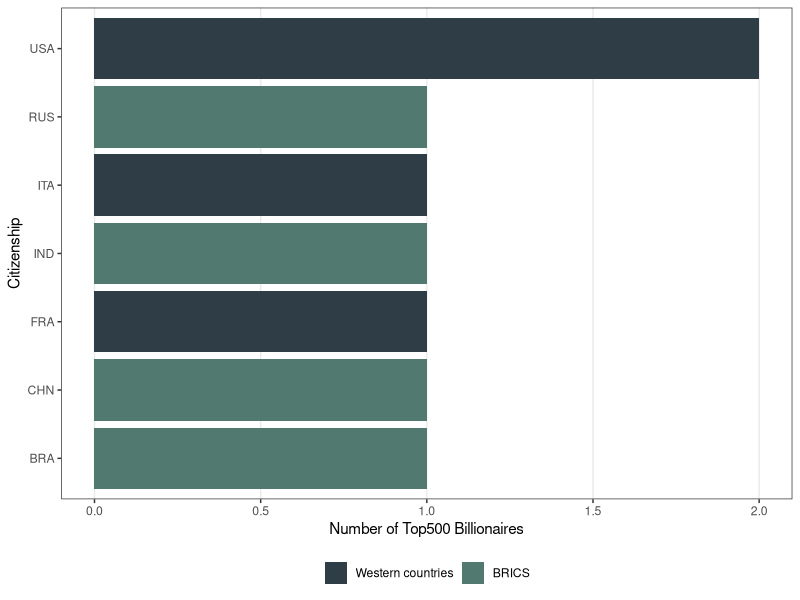

Generate this figure with R: (Note: this script raises an error after producing the figure.)
library(tidyverse)
library(magrittr)
library(readxl)

data <- read_csv("data/example_data.csv", 
                 col_types = cols(ICB_Subsector_code = col_character()))

#remove billionaires with insufficient information
data %<>% 
  filter(!(name%in%c(
    "Sukanto Tanoto", 
    "Theo Albrecht Jr", 
    "Ray Dalio",
    "Tilman Fertitta",
    "Charles Butt & family",
    "George Kaiser",
    "Renata Kellnerova",
    "Robert Smith",
    "John Grayken",
    "Eric Smidt",
    "Tatyana Kim",
    "Daniel Kretinsky",
    "Frederik Paulsen",
    "Odd Reitan",
    "David Green")
  ))

data %>% 
  group_by(name) %>% 
  summarise(
    wealth = sum(value[asset_type!="misc"]) - sum(value[asset_type=="misc"]),
    tot_emission_baseline = sum(`tCO2e_billionaire_baseline`),
    nationality_ISO3 = nationality_single_res[1],
    multiple_nationality_ISO3 = multiple_nationality_ISO3[1],
    gender = gender[1]
  ) %>% 
  ungroup() -> data_billionaire

data_billionaire %<>% 
  mutate(
    wealth = wealth/1000000000, #bln$
    tot_emission_baseline=tot_emission_baseline/1000 #ktCO2e
  ) %>% 
  mutate(
    emission_intensity = tot_emission_baseline/wealth #ktCO2e/Bln$
  )

##### Build data on residence ####
data %>% 
  group_by(name) %>% 
  summarise(
    wealth = sum(value[asset_type!="misc"]) - sum(value[asset_type=="misc"]),
    tot_emission_baseline = sum(`tCO2e_billionaire_baseline`),
    residence = residence[1]
  ) %>% 
  ungroup() -> data_billionaire_res

data_billionaire_res %<>% 
  mutate(
    wealth = wealth/1000000000, #bln$
    tot_emission_baseline=tot_emission_baseline/1000 #ktCO2e
  ) %>% 
  mutate(
    emission_intensity = tot_emission_baseline/wealth #ktCO2e/Bln$
  )

data_billionaire_res %<>%
  mutate(res_aux = str_trim(str_replace(residence, ".*,", ""))) %>% 
  mutate(
    res_code = case_when(
      res_aux%in%c("Arizona", "Arkansas", "California", "Colorado", "Connecticut", "District of Columbia",
                 "Florida","Georgia","Hawaii", "Illinois", "Indiana", "Kansas", "Kentucky",
                 "Louisiana", "Maryland", "Massachusetts", "Michigan", "Missouri", "Montana",
                 "Nebraska", "Nevada", "New Hampshire", "New Jersey", "New York",
                 "North Carolina", "Ohio", "Oklahoma", "Oregon", "Pennsylvania", "Tennessee", "Texas",
                 "Virginia", "Washington", "Wisconsin", "Wyoming"
                 ) ~ "USA",
      res_aux=="Argentina" ~ "ARG",
      res_aux=="Australia" ~ "AUS",
      res_aux=="Austria" ~ "AUT",
      res_aux=="Bahamas" ~ "BHS",
      res_aux=="Belgium" ~ "BEL",
      res_aux=="Brazil" ~ "BRA",
      res_aux=="Canada" ~ "CAN",
      res_aux=="Cayman Islands" ~ "CYM",
      res_aux=="Chile" ~ "CHL",
      res_aux=="China" ~ "CHN",
      res_aux=="Colombia" ~ "COL",
      res_aux=="Denmark" ~ "DNK",
      res_aux=="Egypt" ~ "EGY",
      res_aux=="Eswatini (Swaziland)" ~ "SWZ",
      res_aux=="France" ~ "FRA",
      res_aux=="Germany" ~ "DEU",
      res_aux=="Greece" ~ "GRC",
      res_aux=="Hong Kong" ~ "HKG",
      res_aux=="India" ~ "IND",
      res_aux=="Indonesia" ~ "IDN",
      res_aux=="Israel" ~ "ISR",
      res_aux=="Italy" ~ "ITA",
      res_aux=="Japan" ~ "JPN",
      res_aux=="Kazakhstan" ~ "KAZ",
      res_aux=="Latvia" ~ "LVA",
      res_aux=="Mexico" ~ "MEX",
      res_aux=="Monaco" ~ "MCO",
      res_aux=="New Zealand" ~ "NZL",
      res_aux=="Nigeria" ~ "NGA",
      res_aux=="Panama" ~ "PAN",
      res_aux=="Philippines" ~ "PHL",
      res_aux=="Russia" ~ "RUS",
      res_aux=="Saudi Arabia" ~ "SAU",
      res_aux=="Singapore" ~ "SGP",
      res_aux=="South Africa" ~ "ZAF",
      res_aux=="South Korea" ~ "KOR",
      res_aux=="Spain" ~ "ESP",
      res_aux=="Sweden" ~ "SWE",
      res_aux=="Switzerland" ~ "CHE",
      res_aux=="Taiwan" ~ "TWN",
      res_aux=="Thailand" ~ "THA",
      res_aux=="Ukraine" ~ "UKR",
      res_aux=="United Arab Emirates" ~ "ARE",
      res_aux=="United Kingdom" ~ "GBR",
      res_aux=="Uzbekistan" ~ "UZB"
    )
  ) 

#### Graph like nationality ####

data_billionaire_res %>%
  pull(res_code) %>% table() %>% 
  as.data.frame() %>%
  as_tibble() %>% 
  rename("name"=".") %>% 
  mutate(
    west_brics=case_when(
      name%in%c("USA", "AUS", "AUT", "CAN", "CHE", "CYP", "CZE", "DEU", "DNK", "ESP", "FRA", 
                "GBR", "GRC", "HUN", "IRL", "ISR", "ITA", "JPN", "KOR", "LIE", "LVA", "MCO", "NLD", "NOR", "NZL", "POL", "PRT", "SWE", "UKR") ~ 1,
      name%in%c("BRA", "RUS", "IND", "CHN", "ZAF") ~ 2,
      T ~3
    )
  ) %>% 
  mutate(group = ifelse(
    name%in%c("USA", "CHN", "RUS", "IND", "DEU", "GBR", "FRA", "CAN", "ITA", "AUS", "TWN", "ISR", "CHE", "BRA", "HKG", "ZAF", "IDN", "SWE", "SGP"),
    as.character(name),
    "ROW"
  )) %>% 
  group_by(group, west_brics) %>% 
  summarise(
    Freq = sum(Freq)
  )  %>% 
  ungroup() %>% 
  mutate(
    group= as.factor(group)
  ) %>% 
  mutate(group = fct_reorder(group, Freq)) %>%
  mutate(group = fct_relevel(group, "ROW", after = 0)) %>% 
  mutate(west_brics = factor(west_brics, 
                             levels = c(1,2,3),
                             labels = c("Western countries", "BRICS", "Rest of the world")
  )) %>% 
  ggplot() +
  geom_bar(aes(x=Freq, y=group, fill=west_brics), stat = "identity") +
  scale_fill_manual(values=c(
    "Western countries"="#2f3e46", 
    "BRICS"="#52796f",
    "Rest of the world"="#cad2c5"
  )) +
  xlab("Number of Top500 Billionaires") + 
  ylab("Citizenship") + 
  theme_bw() + 
  theme(
    legend.title = element_blank(),
    legend.position = "bottom",
    panel.grid.minor = element_blank(),
    panel.grid.major.y = element_blank()
  ) -> gdesc1_res

#inset
data_billionaire_res %>%
  mutate(
    west_brics=case_when(
      res_code%in%c("USA", "AUS", "AUT", "CAN", "CHE", "CYP", "CZE", "DEU", "DNK", "ESP", "FRA", 
                            "GBR", "GRC", "HUN", "IRL", "ISR", "ITA", "JPN", "KOR", "LIE", "LVA", "MCO", "NLD", "NOR", "NZL", "POL", "PRT", "SWE", "UKR") ~ 1,
      res_code%in%c("BRA", "RUS", "IND", "CHN", "ZAF") ~ 2,
      T ~3
    )
  ) %>% 
  group_by(west_brics) %>% 
  summarise(
    wealth = mean(wealth),
    emission = mean(tot_emission_baseline),
    emission_intensity = mean(emission_intensity)
  ) %>% 
  pivot_longer(cols=c(wealth, emission, emission_intensity)) %>% 
  mutate(west_brics = factor(west_brics, 
                             levels = c(1,2,3),
                             labels = c("Western countries", "BRICS", "Rest of the world")
  ),
  name = factor(name, 
                levels = c("wealth","emission","emission_intensity"),
                labels = c("Average wealth\n(Bln$)", "Average emissions\n(ktCO2e)", "Average emission intensity\n(tCO2e/Mln$)")
  )) %>% 
  ggplot() +
  geom_bar(aes(x=factor(west_brics), y=value, fill=west_brics), stat = "identity") +
  facet_wrap(name~., scales="free") +
  scale_fill_manual(values=c(
    "Western countries"="#2f3e46", 
    "BRICS"="#52796f",
    "Rest of the world"="#cad2c5"
  )) +
  xlab("Number of top 500 billionaires") + 
  ylab("Citizenship") + 
  theme_bw() + 
  theme(
    legend.position = "none",
    panel.grid.minor = element_blank(),
    panel.grid.major.x = element_blank(),
    axis.title = element_blank(),
    strip.background = element_rect(fill="white"),
    axis.text.x = element_blank(),
    axis.ticks.x = element_blank()
  )  -> gdesc2_res

gdesc1_res +
  annotation_custom(
    grob = ggplotGrob(gdesc2_res),
    xmin = 30, xmax = 190,
    ymin = 5, ymax = 14
  ) -> ggdesc_res

ggsave("charts/residence.pdf", ggdesc_res, height = 6, width=8.5)

#### Construct data on "movers" ####

data_billionaire %>% 
  left_join(
    .,
    data_billionaire_res %>%  select(name, res_code),
    by="name"
  ) %>% 
  filter(res_code!=nationality_ISO3) %>% 
  select(name, wealth, tot_emission_baseline, nationality_ISO3, res_code) -> data_movers
  
data_movers %>% 
  summarise(
    n=n(),
    wealth=sum(wealth),
    tot_emission_baseline=sum(tot_emission_baseline)
  ) 

data_billionaire %>% 
  summarise(
    n=n(),
    wealth=sum(wealth),
    tot_emission_baseline=sum(tot_emission_baseline)
  )

63/486

1010/9914

92105/564255

#### By numerosity ####

library(ggalluvial)

top_nat <- data_movers %>%
  count(nationality_ISO3, sort = TRUE) %>%
  filter(n > 3) %>%
  pull(nationality_ISO3)

top_res <- data_movers %>%
  count(res_code, sort = TRUE) %>%
  filter(n > 3) %>%
  pull(res_code)

dm <- data_movers %>%
  mutate(
    short_nat = ifelse(nationality_ISO3 %in% top_nat, nationality_ISO3, "Other"),
    short_res = ifelse(res_code %in% top_res, res_code, "Other")
  )

nat_order <- dm %>% count(short_nat, sort = TRUE) %>% pull(short_nat)
res_order <- dm %>% count(short_res, sort = TRUE) %>% pull(short_res)

df <- dm %>% count(short_nat, short_res, name = "n")

ld <- to_lodes_form(
  df,
  key  = "x",
  axes = c("short_nat", "short_res"),
  id   = "alluvium"
)

ld <- ld %>%
  group_by(alluvium) %>%
  mutate(
    origin = stratum[x == "short_nat"][1]
  ) %>%
  ungroup()

pos_nat <- setNames(seq_along(nat_order), nat_order)
pos_res <- setNames(seq_along(res_order), res_order)

ld <- ld %>%
  mutate(
    label = as.character(stratum),
    stratum_num = ifelse(
      x == "short_nat",
      pos_nat[label],
      pos_res[label]
    ),
    stratum_num = factor(stratum_num,
                         levels = seq_len(max(length(nat_order), length(res_order))))
  )

tot_nat <- dm %>%
  count(short_nat) 

tot_res <- dm %>%
  count(short_res) 

tot_nat_vec <- setNames(tot_nat$n, tot_nat$short_nat)
tot_res_vec <- setNames(tot_res$n, tot_res$short_res)

ggplot(ld%>% mutate(title="Numerosity"),
       aes(x = x,
           stratum = stratum_num,
           alluvium = alluvium,
           y = n)) +
  geom_alluvium(aes(fill = origin), alpha = 0.8) +
  geom_stratum(fill = "grey90", color = "grey40") +
  geom_text(
    stat = "stratum",
    aes(label = after_stat({
      lab <- ifelse(x == 1,
                    nat_order[as.numeric(stratum)],
                    res_order[as.numeric(stratum)])
      val <- ifelse(x == 1,
                    tot_nat_vec[lab],
                    tot_res_vec[lab])
      paste0(lab, " (", round(val,1), ")")
    })),
    size = 2.8
  ) +
  facet_wrap(title~.) +
  scale_x_discrete(
    labels = c("Nationality", "Residence"),
    expand = c(0.02, 0.02)
  ) +
  scale_y_continuous(expand = c(0, 0)) +
  ylab("Number of Top500 Billionaires") +
  theme_minimal() +
  theme(
    axis.title.x = element_blank(),
    legend.position = "none",
    panel.grid = element_blank(),
    strip.text=element_text(size=13),
    axis.title.y = element_text(size=14),
    axis.text.x = element_text(size=13),
    axis.text.y = element_text(size=10)
  ) -> g1


ggplot(ld%>% mutate(title="Numerosity"),
       aes(x = x,
           stratum = stratum_num,
           alluvium = alluvium,
           y = n)) +
  geom_alluvium(aes(fill = origin), alpha = 0.8) +
  geom_stratum(fill = "grey90", color = "grey40") +
  geom_text(
    stat = "stratum",
    aes(label = after_stat({
      lab <- ifelse(x == 1,
                    nat_order[as.numeric(stratum)],
                    res_order[as.numeric(stratum)])
      val <- ifelse(x == 1,
                    tot_nat_vec[lab],
                    tot_res_vec[lab])
      paste0(lab, " (", round(val,1), ")")
    })),
    size = 3.8
  ) +
  facet_wrap(title~.) +
  scale_x_discrete(
    labels = c("Nationality", "Residence"),
    expand = c(0.02, 0.02)
  ) +
  scale_y_continuous(expand = c(0, 0)) +
  ylab("Number of Top500 Billionaires") +
  theme_minimal() +
  theme(
    axis.title.x = element_blank(),
    legend.position = "none",
    panel.grid = element_blank(),
    strip.text=element_blank(),
    axis.title.y = element_blank(),
    axis.text.x = element_text(size=13),
    axis.text.y = element_text(size=11)
  ) -> g1_aut

ggsave("charts/residence_nationality.pdf", g1_aut, width=11, height = 7)

#### By wealth #####

nat_order_w <- dm %>%
  group_by(short_nat) %>%
  summarise(total = sum(wealth, na.rm = TRUE)) %>%
  arrange(desc(total)) %>%
  pull(short_nat)

res_order_w <- dm %>%
  group_by(short_res) %>%
  summarise(total = sum(wealth, na.rm = TRUE)) %>%
  arrange(desc(total)) %>%
  pull(short_res)

df_w <- dm %>%
  group_by(short_nat, short_res) %>%
  summarise(
    n = sum(wealth, na.rm = TRUE),
    .groups = "drop"
  )

ld_w <- to_lodes_form(
  df_w,
  key  = "x",
  axes = c("short_nat", "short_res"),
  id   = "alluvium"
)

ld_w <- ld_w %>%
  group_by(alluvium) %>%
  mutate(
    origin = stratum[x == "short_nat"][1]
  ) %>%
  ungroup()

pos_nat_w <- setNames(seq_along(nat_order_w), nat_order_w)
pos_res_w <- setNames(seq_along(res_order_w), res_order_w)

ld_w <- ld_w %>%
  mutate(
    label = as.character(stratum),
    stratum_num = ifelse(
      x == "short_nat",
      pos_nat_w[label],
      pos_res_w[label]
    ),
    stratum_num = factor(stratum_num,
                         levels = seq_len(max(length(nat_order_w), length(res_order_w))))
  )

tot_nat_w <- dm %>%
  group_by(short_nat) %>%
  summarise(total = sum(wealth, na.rm = TRUE), .groups = "drop")

tot_res_w <- dm %>%
  group_by(short_res) %>%
  summarise(total = sum(wealth, na.rm = TRUE), .groups = "drop")

tot_nat_vec_w <- setNames(tot_nat_w$total, tot_nat_w$short_nat)
tot_res_vec_w <- setNames(tot_res_w$total, tot_res_w$short_res)

ggplot(ld_w %>% 
         mutate(title="Wealth"),
       aes(x = x,
           stratum = stratum_num,
           alluvium = alluvium,
           y = n)) +
  geom_alluvium(aes(fill = origin), alpha = 0.8) +
  geom_stratum(fill = "grey90", color = "grey40") +
  geom_text(
    stat = "stratum",
    aes(label = after_stat({
      lab <- ifelse(x == 1,
                    nat_order_w[as.numeric(stratum)],
                    res_order_w[as.numeric(stratum)])
      val <- ifelse(x == 1,
                    tot_nat_vec_w[lab],
                    tot_res_vec_w[lab])
      paste0(lab, " (", round(val,1), " Bln$)")
    })),
    size = 2.8
  ) +
  facet_wrap(title~.) +
  scale_x_discrete(
    labels = c("Nationality", "Residence"),
    expand = c(0.02, 0.02)
  ) +
  scale_y_continuous(expand = c(0, 0)) +
  ylab("Wealth (Bln$)") +
  theme_minimal() +
  theme(
    axis.title.x=element_blank(),
    legend.position = "none",
    panel.grid = element_blank(),
    strip.text=element_text(size=13),
    axis.title.y = element_text(size=14),
    axis.text.x = element_text(size=13),
    axis.text.y = element_text(size=10)
  )  -> g2

#### By emissions #####

dm_e <- dm %>% filter(name!="Lakshmi Mittal")

nat_order_e <- dm_e %>%
  group_by(short_nat) %>%
  summarise(total = sum(tot_emission_baseline, na.rm = TRUE)) %>%
  arrange(desc(total)) %>%
  pull(short_nat)

res_order_e <- dm_e %>%
  group_by(short_res) %>%
  summarise(total = sum(tot_emission_baseline, na.rm = TRUE)) %>%
  arrange(desc(total)) %>%
  pull(short_res)

df_e <- dm_e %>%
  group_by(short_nat, short_res) %>%
  summarise(
    n = sum(tot_emission_baseline, na.rm = TRUE),
    .groups = "drop"
  )

ld_e <- to_lodes_form(
  df_e,
  key  = "x",
  axes = c("short_nat", "short_res"),
  id   = "alluvium"
)

ld_e <- ld_e %>%
  group_by(alluvium) %>%
  mutate(
    origin = stratum[x == "short_nat"][1]
  ) %>%
  ungroup()

pos_nat_e <- setNames(seq_along(nat_order_e), nat_order_e)
pos_res_e <- setNames(seq_along(res_order_e), res_order_e)

ld_e <- ld_e %>%
  mutate(
    label = as.character(stratum),
    stratum_num = ifelse(
      x == "short_nat",
      pos_nat_e[label],
      pos_res_e[label]
    ),
    stratum_num = factor(stratum_num,
                         levels = seq_len(max(length(nat_order_e), length(res_order_e))))
  )

tot_nat_e <- dm_e %>%
  group_by(short_nat) %>%
  summarise(total = sum(tot_emission_baseline, na.rm = TRUE)/1000, .groups = "drop")

tot_res_e <- dm_e %>%
  group_by(short_res) %>%
  summarise(total = sum(tot_emission_baseline, na.rm = TRUE)/1000, .groups = "drop")

tot_nat_vec_e <- setNames(tot_nat_e$total, tot_nat_e$short_nat)
tot_res_vec_e <- setNames(tot_res_e$total, tot_res_e$short_res)

ggplot(ld_e %>% mutate(title="Emissions"),
       aes(x = x,
           stratum = stratum_num,
           alluvium = alluvium,
           y = n/1000)) +
  
  geom_alluvium(aes(fill = origin), alpha = 0.8) +
  geom_stratum(fill = "grey90", color = "grey40") +
  geom_text(
    stat = "stratum",
    aes(label = after_stat({
      lab <- ifelse(x == 1,
                    nat_order_e[as.numeric(stratum)],
                    res_order_e[as.numeric(stratum)])
      val <- ifelse(x == 1,
                    tot_nat_vec_e[lab],
                    tot_res_vec_e[lab])
      label_full <- paste0(lab, " (", round(val,1), " MtCO2e)")
      ifelse(
        x == 1 & as.numeric(stratum) == length(nat_order_e),
        "",
        label_full
      )
    })),
    size = 2.8
  ) +
  facet_wrap(title~.) +
  scale_x_discrete(
    labels = c("Nationality", "Residence"),
    expand = c(0.02, 0.02)
  ) +
  scale_y_continuous(expand = c(0, 0)) +
  ylab("Emissions (MtCO2e)") +
  theme_minimal() +
  theme(
    axis.title.x=element_blank(),
    legend.position = "none",
    panel.grid = element_blank(),
    strip.text=element_text(size=13),
    axis.title.y = element_text(size=14),
    axis.text.x = element_text(size=13),
    axis.text.y = element_text(size=10)
  )  -> g3

dm %>% filter(name=="Lakshmi Mittal") %>% pull(tot_emission_baseline)
#in the group other to GRB we have omitted a huge outlier, Mittal, which has emissions equal to 48218.69

g_final <- cowplot::plot_grid(g1,g2,g3, nrow=1)

ggsave("charts/residence_nationality_full.pdf", g_final, width=15, height = 7)

#chi è last one in emissions? 

#GRB 0.6 MtCO2e
#mancano istraele a sx e canada a dx
